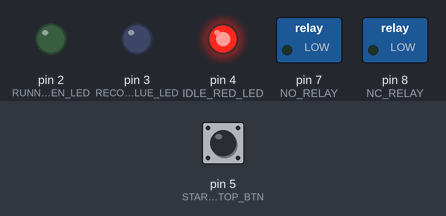
Bench run of a sketch on a simulated Arduino Uno, built with avr-gcc and run on an emulated ATmega328P. Shown: switched loads named in the sketch (green lamp = pin HIGH), output pins drawn as LEDs (lit = HIGH). The inputs (shaded band) are chosen by the test bench; at power-on: pin 5 (START_STOP_BTN) LOW.

Above: at 1.2 s.
1.3 s: pin 5 (START_STOP_BTN) pulled HIGH for 1 s
At 1.7 s:
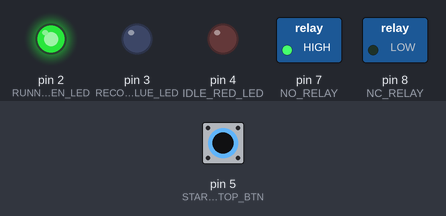
At 3.7 s:
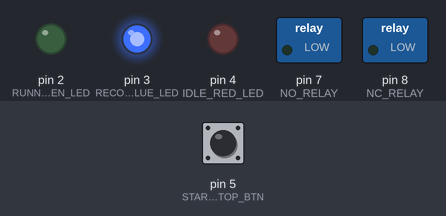
Timing chart, 0 to 5.2 s (numbered marks = the images above; inputs shaded):
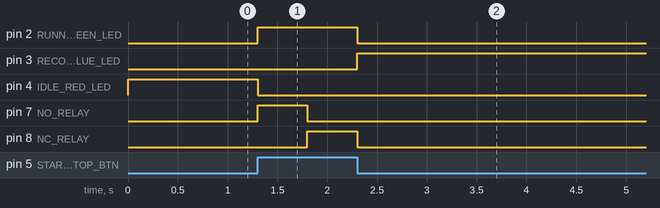

The sketch:

sketch_a.ino
```cpp
#include <Arduino.h>
#include <neotimer.h>

#define RUNNING_GREEN_LED 2
#define RECOVERY_BLUE_LED 3
#define IDLE_RED_LED 4

#define START_STOP_BTN 5

#define NO_RELAY 7
#define NC_RELAY 8

#define TIMES 3
//  8 m = 1000*60*8 = 480000 ms
#define RUN_TIME 480000
// 16 m = 1000*60*16 = 960000 ms
#define RECOVERY_TIME 960000

// Magnetic contactor reaction time
#define MC_REACTION_TIME 500

boolean idle;
uint8_t runCount, runTotal;
Neotimer runTimer = Neotimer(RUN_TIME);
Neotimer recoveryTimer = Neotimer(RECOVERY_TIME);

void closeOpenRelay(uint8_t pin) {
    digitalWrite(pin, HIGH); // close the relay
    delay(MC_REACTION_TIME); // wait some time (close to magnetic reaction time)
    digitalWrite(pin, LOW);  // open the relay
}

void startMotor() {
    // turn on the green LED and turn off the other LEDs
    digitalWrite(RECOVERY_BLUE_LED, LOW);
    digitalWrite(IDLE_RED_LED, LOW);
    digitalWrite(RUNNING_GREEN_LED, HIGH);
    // simulate a push on the start button (normally open) of the magnetic contactor
    closeOpenRelay(NO_RELAY);
    // start the run timer
    runTimer.start();
}

void stopMotor() {
    // simulate a push on the stop button (normally closed) of the magnetic contactor
    closeOpenRelay(NC_RELAY);
    // turn on the blue LED and turn off the green LED
    digitalWrite(RUNNING_GREEN_LED, LOW);
    digitalWrite(RECOVERY_BLUE_LED, HIGH);
    // start the recovery timer
    recoveryTimer.start();
}

void setup() {
    // configure the pins of the LEDs
    pinMode(RUNNING_GREEN_LED, OUTPUT);
    pinMode(RECOVERY_BLUE_LED, OUTPUT);
    pinMode(IDLE_RED_LED, OUTPUT);
    // configure touch sensor pin
    pinMode(START_STOP_BTN, INPUT);
    // configure the pins of the relays
    pinMode(NO_RELAY, OUTPUT);
    pinMode(NC_RELAY, OUTPUT);
    idle = true;
    // turn on red led
    digitalWrite(IDLE_RED_LED, HIGH);
}

void loop() {
    if (digitalRead(START_STOP_BTN) == HIGH) {
        if (idle) { // on idle
            runCount = 0;
            runTotal = TIMES;
            idle = false;
            startMotor();
        } else {   // on running or on recovering
            runTotal = runCount;
            if (runTimer.waiting()) { // on running
                runTimer.reset(); // reset method make a call to stop method during its execution
                stopMotor();
            }
        }
    }

    if (runTimer.done()) {
        runTimer.reset();
        runCount++;
        stopMotor();
    }

    if (recoveryTimer.done()) {
        recoveryTimer.reset();
        if (runCount < runTotal) {  // start again if the repetitive process is not finished
            startMotor();
        } else {                    // go idle if the repetitive process finished
            idle = true;
            digitalWrite(RECOVERY_BLUE_LED, LOW);
            digitalWrite(IDLE_RED_LED, HIGH);
        }
    }
}
```

Measured:
- after the input at 1.3 s, pin 2 (RUNNING_GREEN_LED): LOW → HIGH at once, → LOW 1.0 s later; pin 3 (RECOVERY_BLUE_LED): LOW → HIGH after 1.0 s; pin 4 (IDLE_RED_LED): HIGH → LOW at once; pin 7 (NO_RELAY): LOW → HIGH at once, → LOW 0.50 s later; pin 8 (NC_RELAY): LOW → HIGH after 0.50 s, → LOW 0.50 s later
